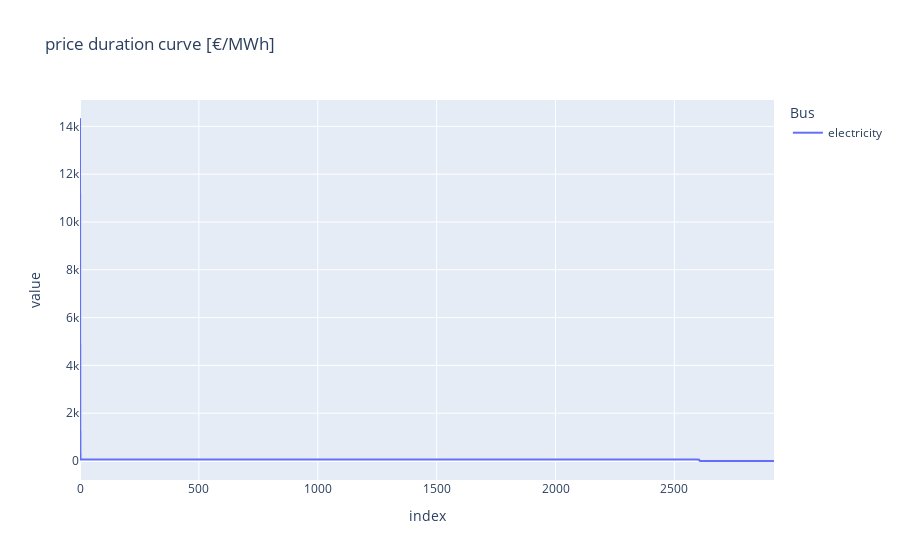

Notebook code cell kept with this figure:
### Code cell
n.buses_t.marginal_price.sort_values(by="electricity", ascending=False).reset_index(
    drop=True
).plot(title="price duration curve [€/MWh]")

### Figure 1 — Plotly figure (JSON) as saved in the notebook; plotly's stock layout.template omitted (floating-point values rounded to 4 significant figures; data arrays with more than 128 entries replaced by an {"elided": "..."} marker saying what was removed)
{"data": [{"hovertemplate": "Bus=electricity<br>index=%{x}<br>value=%{y}<extra></extra>", "legendgroup": "electricity", "line": {"color": "#636efa", "dash": "solid"}, "marker": {"symbol": "circle"}, "mode": "lines", "name": "electricity", "showlegend": true, "type": "scattergl", "x": {"elided": "2920 int values"}, "xaxis": "x", "y": {"elided": "2920 float values"}, "yaxis": "y"}], "layout": {"legend": {"title": {"text": "Bus"}, "tracegroupgap": 0}, "title": {"text": "price duration curve [€/MWh]"}, "xaxis": {"anchor": "y", "domain": [0, 1], "title": {"text": "index"}}, "yaxis": {"anchor": "x", "domain": [0, 1], "title": {"text": "value"}}}}
